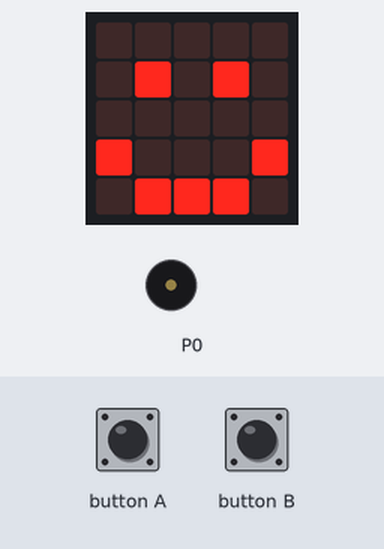
This program was run on a simulated BBC micro:bit running MicroPython. Parts: the board's 5×5 LED display, buzzer (waves = sounding). The inputs (shaded band) are chosen by the test bench.

Above: at 0.01 s.
1.4 s: button A pressed for 0.15 s
At 4.1 s:
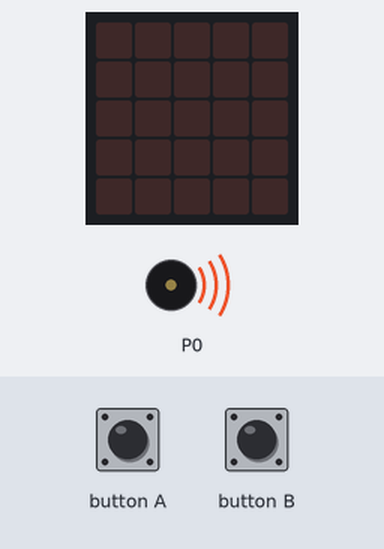
Timing chart, 0 to 8.1 s (numbered marks = the images above; inputs shaded):
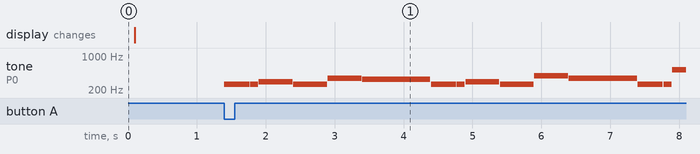

Measured:
- after the input at 1.4 s, tone on P0: plays 262 Hz for 0.36 s, 262 Hz for 0.12 s, 294 Hz for 0.49 s, 262 Hz for 0.49 s, 349 Hz for 0.49 s, 330 Hz for 0.99 s … (15 notes in this stretch), starting at once

The program:

Section_11._microbit_plays_music.py
```python
import microbit
import music
from microbit import *
display.show(Image.HAPPY)
sleep(100)
display.clear()
while True:
    if button_a.was_pressed():
        music.play(music.BIRTHDAY)
    elif button_b.was_pressed():
        music.play(music.BLUES)
```
